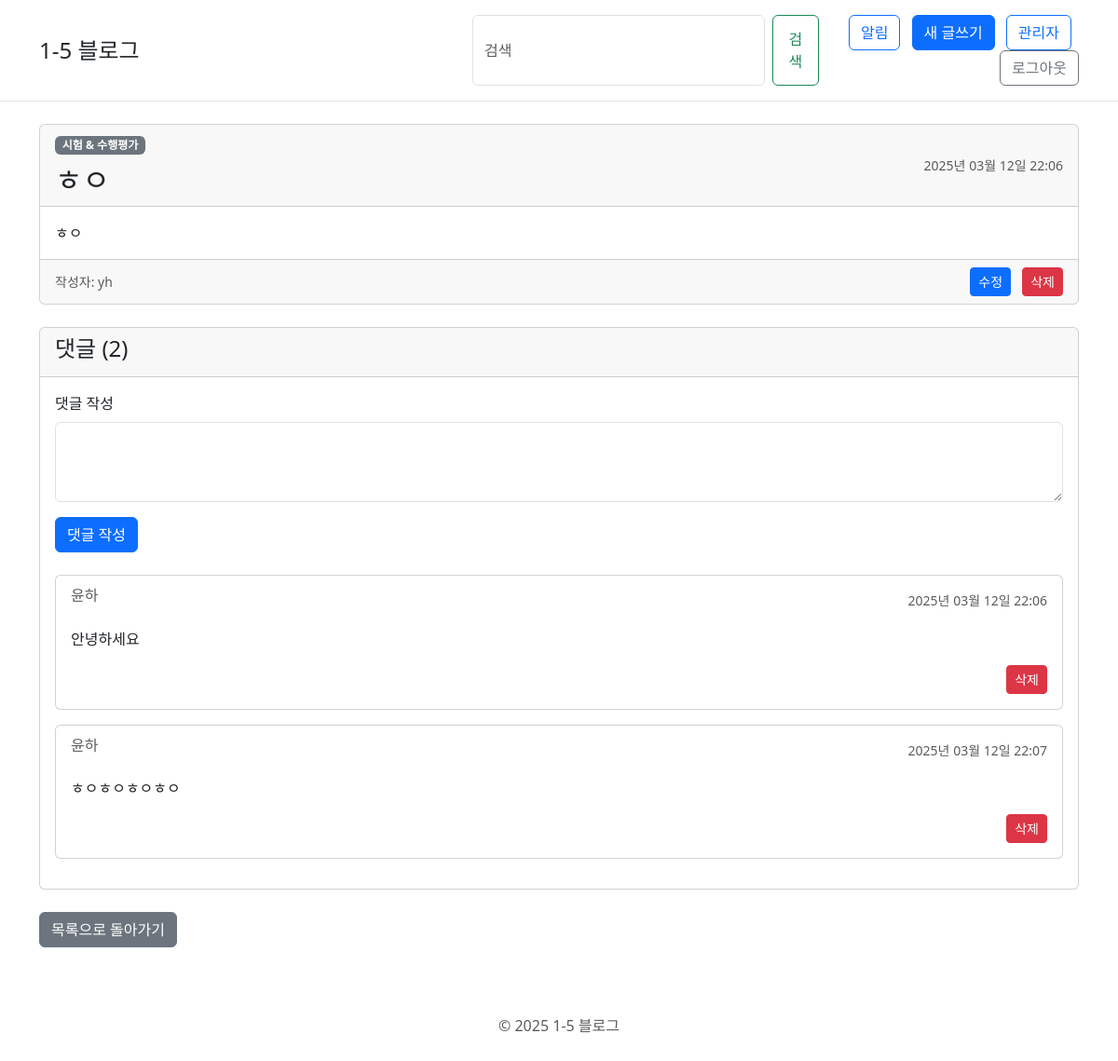
Screenshot of /post/6/ (signed in) with the database file from the repository.
### blog/models.py (models this page shows, shortened)
class Post(models.Model):
    author = models.ForeignKey(settings.AUTH_USER_MODEL, on_delete=models.CASCADE, verbose_name='작성자')
    category = models.ForeignKey(Category, on_delete=models.CASCADE, verbose_name='카테고리')
    title = models.CharField(max_length=200, verbose_name='제목')
    text = models.TextField(verbose_name='내용')
    created_date = models.DateTimeField(default=timezone.now, verbose_name='작성일')
    published_date = models.DateTimeField(blank=True, null=True, verbose_name='게시일')
    latitude = models.FloatField(blank=True, null=True, verbose_name='위도')
    longitude = models.FloatField(blank=True, null=True, verbose_name='경도')
    due_date = models.DateTimeField(blank=True, null=True, verbose_name='마감일시')
    class Meta:
        verbose_name = '게시글'
        verbose_name_plural = '게시글'

class Category(models.Model):
    name = models.CharField(max_length=100, verbose_name='카테고리')
    enable_map = models.BooleanField(default=True, verbose_name='지도 활성화')
    enable_due_date = models.BooleanField(default=True, verbose_name='마감일 활성화')
    enable_photo = models.BooleanField(default=True, verbose_name='사진 활성화')
    enable_time = models.BooleanField(default=True, verbose_name='시간 활성화')
    class Meta:
        verbose_name = '카테고리'
        verbose_name_plural = '카테고리'

class Comment(models.Model):
    post = models.ForeignKey(Post, on_delete=models.CASCADE, related_name='comments', verbose_name='게시글')
    author = models.CharField(max_length=200, verbose_name='작성자')
    text = models.TextField(verbose_name='내용')
    created_date = models.DateTimeField(default=timezone.now, verbose_name='작성일')
    approved_comment = models.BooleanField(default=False, verbose_name='승인 여부')
    class Meta:
        verbose_name = '댓글'
        verbose_name_plural = '댓글'

### blog/views.py (the view)
# urls.py: path('post/<int:pk>/', views.post_detail, name='post_detail'),
@login_required
def post_detail(request, pk):
    post = get_object_or_404(Post, pk=pk)
    return render(request, 'blog/post_detail.html', {'post': post})

### templates/blog/post_detail.html (shortened to what this page needs)
{% extends 'base.html' %}
{% block content %}
<div class="col-md-12">
    <div class="card mb-4">
        <div class="card-header">
            <div class="d-flex justify-content-between align-items-center">
                <div>
                    <span class="badge bg-secondary">{{ post.category.name }}</span>
                    <h2 class="card-title mt-2 mb-0">{{ post.title }}</h2>
                </div>
                <div class="text-muted small">
                    {{ post.published_date|date:"Y년 m월 d일 H:i" }}
                </div>
            </div>
        </div>
        <div class="card-body">
            <p class="card-text">{{ post.text|linebreaksbr }}</p>
        </div>
        <div class="card-footer">
            <div class="d-flex justify-content-between align-items-center">
                <div class="text-muted small">
                    작성자: {{ post.author }}
                </div>
                <div>
                    {% if user.is_authenticated %}
                        <a href="{% url 'post_edit' pk=post.pk %}" class="btn btn-sm btn-primary me-2">수정</a>
                        <a href="{% url 'post_remove' pk=post.pk %}" class="btn btn-sm btn-danger" onclick="return confirm('정말로 삭제하시겠습니까?');">삭제</a>
                    {% endif %}
                </div>
            </div>
        </div>
    </div>
    <div class="card mb-4">
        <div class="card-header">
            <h4>댓글 ({{ post.comments.count }})</h4>
        </div>
        <div class="card-body">
            {% if user.is_authenticated %}
                <form method="POST" action="{% url 'add_comment_to_post' pk=post.pk %}" class="mb-4">
                    <div class="mb-3">
                        <label for="id_text" class="form-label">댓글 작성</label>
                        <textarea name="text" id="id_text" class="form-control" rows="3" required></textarea>
                    </div>
                    <button type="submit" class="btn btn-primary">댓글 작성</button>
                </form>
            {% else %}
                <div class="alert alert-info">
                    <a href="{% url 'login' %}">로그인</a>하여 댓글을 작성하세요.
                </div>
            {% endif %}
            {% for comment in post.comments.all %}
                <div class="card mb-3 {% if not comment.approved_comment %}bg-light{% endif %}">
                    <div class="card-body">
                        <div class="d-flex justify-content-between">
                            <h6 class="card-subtitle mb-2 text-muted">{{ comment.author }}</h6>
                            <small class="text-muted">{{ comment.created_date|date:"Y년 m월 d일 H:i" }}</small>
                        </div>
                        <p class="card-text">{{ comment.text|linebreaks }}</p>
                        {% if user.is_authenticated %}
                            <div class="text-end">
                                <a href="{% url 'comment_remove' pk=comment.pk %}" class="btn btn-sm btn-danger">삭제</a>
                            </div>
                        {% endif %}
                    </div>
                </div>
            {% empty %}
                <p>아직 댓글이 없습니다.</p>
            {% endfor %}
        </div>
    </div>
    <a href="{% url 'post_list' %}" class="btn btn-secondary mb-4">목록으로 돌아가기</a>
</div>
{% endblock %}

### rows the page displays
Post: category.name "시험 & 수행평가", title "ㅎㅇ", published_date "2025년 03월 12일 22:06", text "ㅎㅇ", author "yh", comments.count "2"
Comment: author "윤하", created_date "2025년 03월 12일 22:06", text "안녕하세요"
Comment: author "윤하", created_date "2025년 03월 12일 22:07", text "ㅎㅇㅎㅇㅎㅇㅎㅇ"
